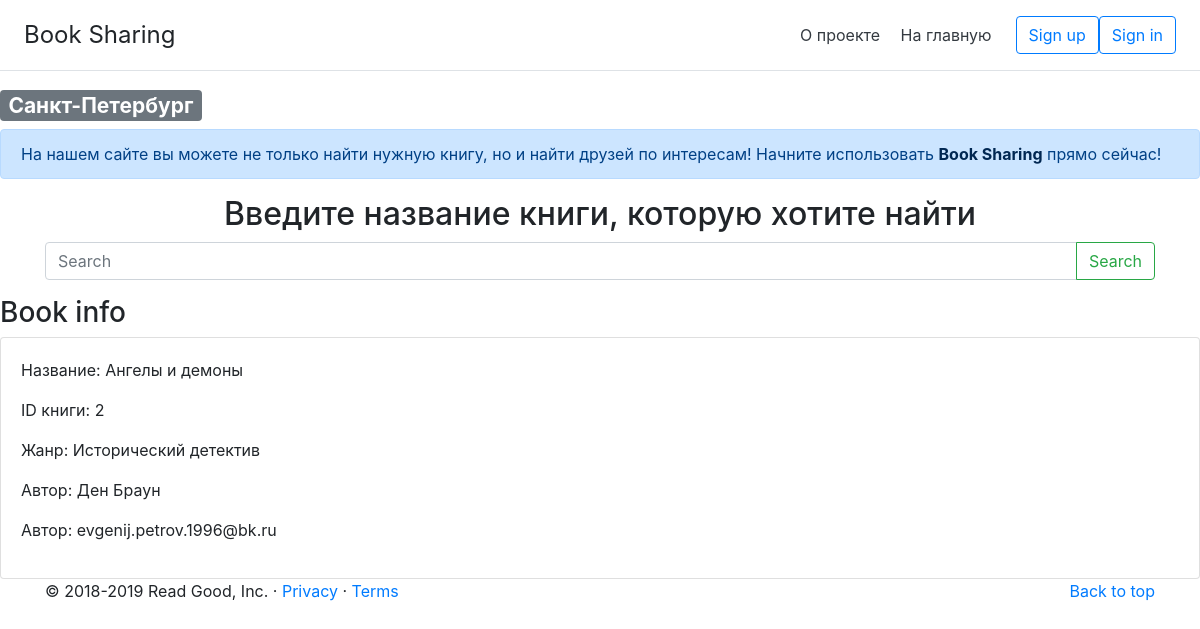
/bookid/2/, run on the app's committed database.
### tables this page shows
CREATE TABLE books (
           bookID INTEGER PRIMARY KEY AUTOINCREMENT,
           book_status TEXT,
           book_author TEXT,
           book_title TEXT, 
           book_genres TEXT,
           creatorID INTEGER,
           email TEXT,
           FOREIGN KEY (creatorID) REFERENCES users(userID)
           FOREIGN KEY (email) REFERENCES users(email)  
);

### newapp.py (the view)
@app.route('/bookid/<bookid>/')
def book_page_new(bookid):
    conn = sqlite3.connect('app.db')
    conn.row_factory = dict_factory
    c = conn.cursor()
    c.execute("SELECT * FROM books WHERE bookID='{id}'".format(id=bookid))
    book_data = c.fetchone()
    conn.close()
    return render_template("book_page_new.html", book=book_data)

### newapp.py (called while the page is built)
def dict_factory(cursor, row):
    d = {}
    for idx, col in enumerate(cursor.description):
        d[col[0]] = row[idx]
    return d

### templates/book_page_new.html (shortened to what this page needs)
{% extends "basic.html" %}
{% block body %}
    {% if not book %}
    <div class="alert alert-warning">Book not found!</div>
    {% else %}
        <h3>Book info</h3>
        <div class="card">
            <div class="card-body">
                <p> Название: {{book.book_title}} </p>
                <p> ID книги: {{book.bookID}} </p>
                <p> Жанр: {{book.book_genres}} </p>
                <p> Автор: {{book.book_author}} </p>
                <p> Автор: {{book.email}} </p>
            </div>
        </div>
    {% endif %}
{% endblock %}

### data on the page
books: book_title "Ангелы и демоны", bookID "2", book_genres "Исторический детектив", book_author "Ден Браун", email "evgenij.petrov.1996@bk.ru"
